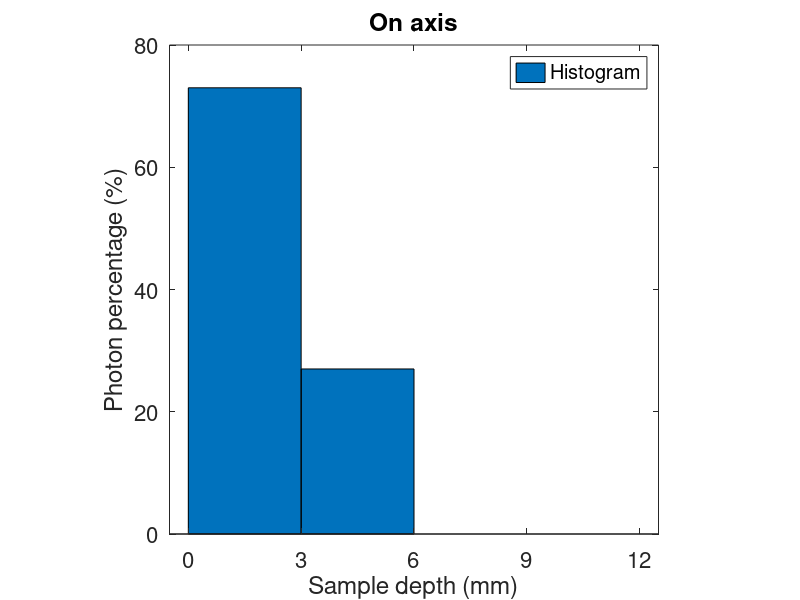

This figure's MATLAB source: (Note: this script raises an error after producing the figure.)
clearvars

% depth = [3; 6; 9; 12];
% 
% on_axis = [73 27 0 0];
% so2 = [58 36 4 2];
% so3 = [48 40 9 3];
% so4 = [28 50 15 7];

% Replace the following variables with your histogram data
binCounts =  [73 27 0 0]; % The counts of each histogram bin
binEdges = [0 3 6 9 12]; % The edges of each histogram bin

% Calculate the bin centers
binCenters = (binEdges(1:end-1) + binEdges(2:end)) / 2;

% Plot the histogram bars
bar(binCenters, binCounts, 'BarWidth', 1); % 'FaceColor','blue');
% bar(binCenters, binCounts, 'BarWidth', 1, 'FaceColor','#bf5b17');
% bar(binCenters, binCounts, 'BarWidth', 1, 'FaceColor','#f0027f');
% bar(binCenters, binCounts, 'BarWidth', 1, 'FaceColor','#7fc97f');


% Add a legend and labels
legend('Histogram');
xlabel('Sample depth (mm)');
ylabel('Photon percentage (%)');
axis square
set(gca,'Fontsize', 16)
xlim([-0.5 12.5])
title('On axis')
% title('On axis')
xticks([0 3 6 9 12]);
alpha(0.75)
% Release the hold on the plot
hold off;


